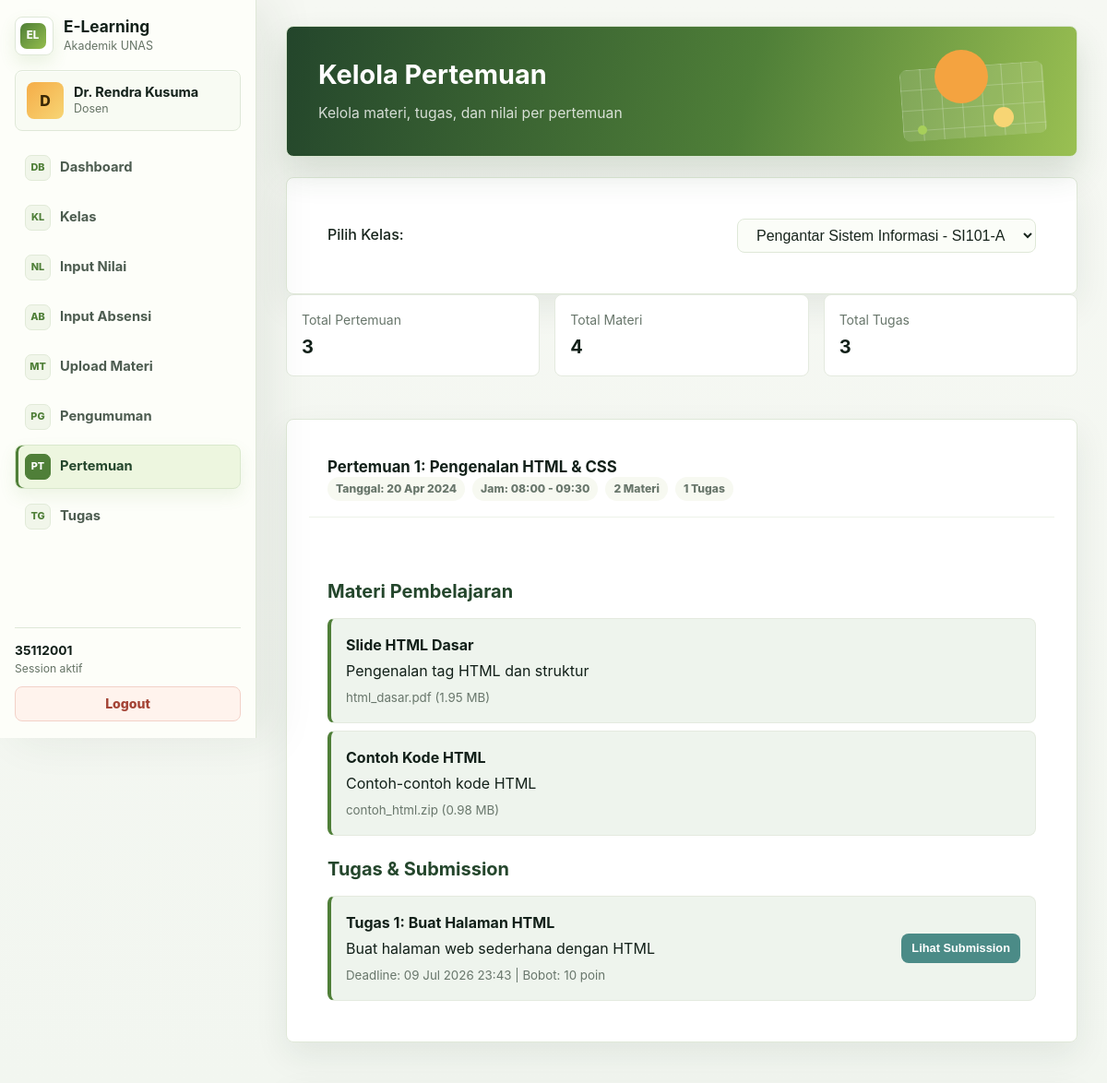
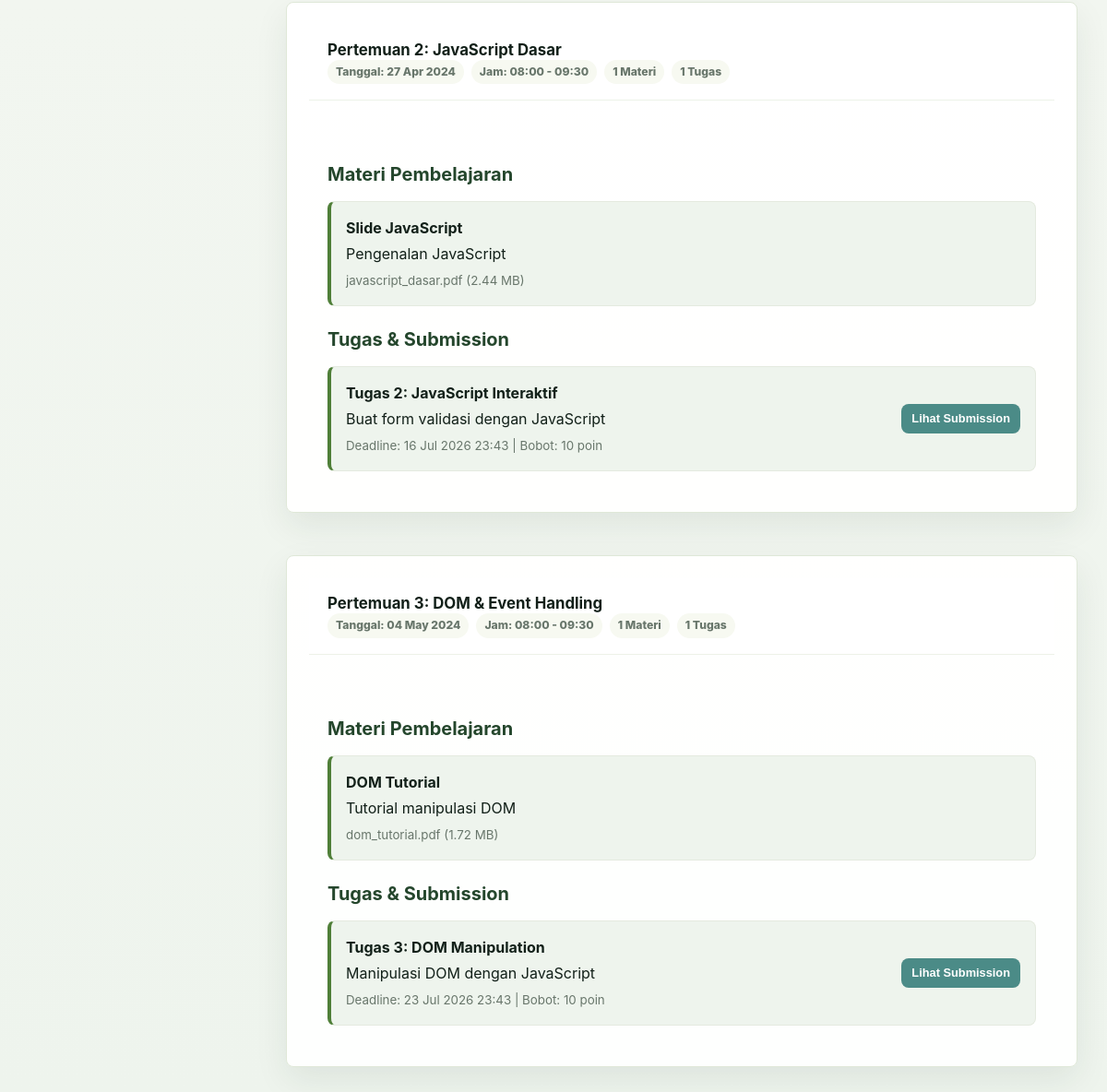
Page /src/dosen/pertemuan.php (signed in) on the committed database (2 pictures, top to bottom).
### tables this page shows
CREATE TABLE IF NOT EXISTS dosen (
  id INT PRIMARY KEY AUTO_INCREMENT,
  user_id INT NOT NULL UNIQUE,
  nip VARCHAR(20) UNIQUE,
  jurusan_id INT NOT NULL,
  tahun_mulai_mengajar INT NOT NULL,
  status_akademik ENUM('aktif', 'cuti', 'pensiun') DEFAULT 'aktif',
  created_at TIMESTAMP DEFAULT CURRENT_TIMESTAMP,
  updated_at TIMESTAMP DEFAULT CURRENT_TIMESTAMP ON UPDATE CURRENT_TIMESTAMP,
  FOREIGN KEY (user_id) REFERENCES users(id) ON DELETE CASCADE,
  FOREIGN KEY (jurusan_id) REFERENCES jurusan(id),
  INDEX idx_jurusan (jurusan_id)
);

CREATE TABLE IF NOT EXISTS users (
  id INT PRIMARY KEY AUTO_INCREMENT,
  username VARCHAR(8) UNIQUE NOT NULL,
  password VARCHAR(255) NOT NULL,
  nama_lengkap VARCHAR(100) NOT NULL,
  nama_depan VARCHAR(50) NOT NULL,
  email VARCHAR(100),
  role ENUM('mahasiswa', 'dosen', 'admin') NOT NULL,
  status ENUM('aktif', 'nonaktif') DEFAULT 'aktif',
  last_login TIMESTAMP NULL,
  created_at TIMESTAMP DEFAULT CURRENT_TIMESTAMP,
  updated_at TIMESTAMP DEFAULT CURRENT_TIMESTAMP ON UPDATE CURRENT_TIMESTAMP,
  INDEX idx_username (username),
  INDEX idx_role (role)
);

CREATE TABLE IF NOT EXISTS pertemuan (
  id INT AUTO_INCREMENT PRIMARY KEY,
  kelas_id INT NOT NULL,
  nomor_pertemuan INT NOT NULL,
  judul_pertemuan VARCHAR(255),
  deskripsi TEXT,
  tanggal_pertemuan DATE,
  jam_mulai TIME,
  jam_selesai TIME,
  status ENUM('belum_dimulai', 'berlangsung', 'selesai') DEFAULT 'belum_dimulai',
  created_at TIMESTAMP DEFAULT CURRENT_TIMESTAMP,
  updated_at TIMESTAMP DEFAULT CURRENT_TIMESTAMP ON UPDATE CURRENT_TIMESTAMP,
  FOREIGN KEY (kelas_id) REFERENCES kelas(id) ON DELETE CASCADE,
  UNIQUE KEY unique_pertemuan (kelas_id, nomor_pertemuan),
  INDEX idx_tanggal (tanggal_pertemuan)
);

CREATE TABLE IF NOT EXISTS materi_pertemuan (
  id INT AUTO_INCREMENT PRIMARY KEY,
  pertemuan_id INT NOT NULL,
  judul_materi VARCHAR(255) NOT NULL,
  deskripsi TEXT,
  file_path VARCHAR(255),
  file_name VARCHAR(255),
  file_size INT,
  tipe_file VARCHAR(50),
  urutan INT DEFAULT 1,
  created_at TIMESTAMP DEFAULT CURRENT_TIMESTAMP,
  updated_at TIMESTAMP DEFAULT CURRENT_TIMESTAMP ON UPDATE CURRENT_TIMESTAMP,
  FOREIGN KEY (pertemuan_id) REFERENCES pertemuan(id) ON DELETE CASCADE,
  UNIQUE KEY unique_materi_pertemuan_judul (pertemuan_id, judul_materi),
  INDEX idx_pertemuan (pertemuan_id)
);

CREATE TABLE IF NOT EXISTS tugas_pertemuan (
  id INT AUTO_INCREMENT PRIMARY KEY,
  pertemuan_id INT NOT NULL,
  judul_tugas VARCHAR(255) NOT NULL,
  deskripsi TEXT,
  tanggal_deadline DATETIME NOT NULL,
  bobot_nilai INT DEFAULT 10,
  status ENUM('aktif', 'selesai', 'arsip') DEFAULT 'aktif',
  created_at TIMESTAMP DEFAULT CURRENT_TIMESTAMP,
  updated_at TIMESTAMP DEFAULT CURRENT_TIMESTAMP ON UPDATE CURRENT_TIMESTAMP,
  FOREIGN KEY (pertemuan_id) REFERENCES pertemuan(id) ON DELETE CASCADE,
  UNIQUE KEY unique_tugas_pertemuan_judul (pertemuan_id, judul_tugas),
  INDEX idx_pertemuan (pertemuan_id),
  INDEX idx_deadline (tanggal_deadline)
);

### src/auth/check_auth.php (called while the page is built, shortened)
<?php
function isLoggedIn() {
  return isset($_SESSION['user_id']) && !empty($_SESSION['user_id']);
}
function getCurrentUser() {
  return [
    'id' => $_SESSION['user_id'],
    'username' => $_SESSION['username'],
    'nama_lengkap' => $_SESSION['nama_lengkap'],
    'role' => $_SESSION['role'],
    'email' => $_SESSION['email'] ?? null
  ];
}
?>

### src/helpers/db.php (called while the page is built, shortened)
<?php
function executeQuery($conn, $sql, $params = [], $types = '') {
  try {
    $stmt = $conn->prepare($sql);
    if (!empty($params)) {
      $stmt->bind_param($types, ...$params);
    }
    if (!$stmt->execute()) {
      throw new Exception("Execute failed: " . $stmt->error);
    }
    return $stmt;
  } catch (Exception $e) {
    error_log("Database error: " . $e->getMessage());
    return false;
  }
}
function fetchRow($conn, $sql, $params = [], $types = '') {
  $stmt = executeQuery($conn, $sql, $params, $types);
  $result = $stmt->get_result();
  $row = $result->fetch_assoc();
  return $row;
}
function fetchAll($conn, $sql, $params = [], $types = '') {
  $stmt = executeQuery($conn, $sql, $params, $types);
  $result = $stmt->get_result();
  $rows = [];
  while ($row = $result->fetch_assoc()) {
    $rows[] = $row;
  }
  return $rows;
}
function getDosenByUserId($conn, $userId) {
  return fetchRow($conn, "
    SELECT d.*, j.nama_jurusan, u.nama_lengkap, u.email
    FROM dosen d
    JOIN jurusan j ON d.jurusan_id = j.id
    JOIN users u ON d.user_id = u.id
    WHERE d.user_id = ?
  ", [$userId], 'i');
}

### src/dosen/pertemuan.php (the view, shortened to what this page needs)
<?php
require_once __DIR__ . '/../../config/database.php';
require_once __DIR__ . '/../helpers/db.php';
require_once __DIR__ . '/../auth/check_auth.php';
$dosen = getDosenByUserId($conn, $_SESSION['user_id']);
$kelas_list = fetchAll($conn, "
  SELECT k.*, mk.nama_matkul, mk.kode_matkul
  FROM kelas k
  JOIN matakuliah mk ON k.matakuliah_id = mk.id
  WHERE k.dosen_id = ?
  ORDER BY k.kode_kelas
", [$dosen['id']], 'i');
$selected_kelas_id = intval($_GET['kelas_id'] ?? ($kelas_list[0]['id'] ?? 0));
$pertemuan_list = fetchAll($conn, "
  SELECT p.*,
         COALESCE(mp.total_materi, 0) as total_materi,
         COALESCE(tp.total_tugas, 0) as total_tugas
  FROM pertemuan p
  LEFT JOIN (
    SELECT pertemuan_id, COUNT(id) as total_materi
    FROM materi_pertemuan
    GROUP BY pertemuan_id
  ) mp ON p.id = mp.pertemuan_id
  LEFT JOIN (
    SELECT pertemuan_id, COUNT(id) as total_tugas
    FROM tugas_pertemuan
    GROUP BY pertemuan_id
  ) tp ON p.id = tp.pertemuan_id
  WHERE p.kelas_id = ?
  ORDER BY p.nomor_pertemuan ASC
", [$selected_kelas_id], 'i');
$total_pertemuan = count($pertemuan_list);
$total_materi = array_sum(array_map('intval', array_column($pertemuan_list, 'total_materi')));
$total_tugas = array_sum(array_map('intval', array_column($pertemuan_list, 'total_tugas')));
?>
<!DOCTYPE html>
<html lang="id">
<head>
  <link rel="stylesheet" href="/elearning_unas/public/css/style.css?v=20260702-fix3">
  <link rel="stylesheet" href="/elearning_unas/public/css/app.css?v=20260702-fix3">
</head>
<body>
  <div class="container">
    <?php include __DIR__ . '/../components/sidebar.php'; ?>
    <main class="main-content">
      <div class="page-header">
        <h1>Kelola Pertemuan</h1>
        <p>Kelola materi, tugas, dan nilai per pertemuan</p>
      </div>
      <div class="card toolbar-card">
        <div class="card-body">
          <label for="kelasFilter">Pilih Kelas:</label>
          <?php if (empty($kelas_list)): ?>
            <div class="empty-state">Belum ada kelas yang diampu.</div>
          <?php else: ?>
            <select id="kelasFilter" onchange="window.location.href='?kelas_id=' + this.value" class="form-control">
              <?php foreach ($kelas_list as $k): ?>
                <option value="<?php echo $k['id']; ?>" <?php echo $k['id'] == $selected_kelas_id ? 'selected' : ''; ?>>
                  <?php echo htmlspecialchars($k['nama_matkul'] . ' - ' . $k['kode_kelas']); ?>
                </option>
              <?php endforeach; ?>
            </select>
          <?php endif; ?>
        </div>
      </div>
      <div class="summary-grid">
        <div class="summary-tile">
          <span>Total Pertemuan</span>
          <strong><?php echo $total_pertemuan; ?></strong>
        </div>
        <div class="summary-tile">
          <span>Total Materi</span>
          <strong><?php echo $total_materi; ?></strong>
        </div>
        <div class="summary-tile">
          <span>Total Tugas</span>
          <strong><?php echo $total_tugas; ?></strong>
        </div>
      </div>
      <div class="pertemuan-container">
        <?php if (empty($pertemuan_list)): ?>
          <div class="empty-state">Tidak ada pertemuan untuk kelas ini.</div>
        <?php else: ?>
          <?php foreach ($pertemuan_list as $p): ?>
            <div class="card pertemuan-card">
              <div class="card-header">
                <div>
                  <h3>Pertemuan <?php echo intval($p['nomor_pertemuan']); ?>: <?php echo htmlspecialchars($p['judul_pertemuan']); ?></h3>
                  <div class="pertemuan-meta">
                    <span class="badge">Tanggal: <?php echo $p['tanggal_pertemuan'] ? date('d M Y', strtotime($p['tanggal_pertemuan'])) : '-'; ?></span>
                    <span class="badge">Jam: <?php echo htmlspecialchars(substr($p['jam_mulai'] ?? '', 0, 5) . ' - ' . substr($p['jam_selesai'] ?? '', 0, 5)); ?></span>
                    <span class="badge"><?php echo intval($p['total_materi']); ?> Materi</span>
                    <span class="badge"><?php echo intval($p['total_tugas']); ?> Tugas</span>
                  </div>
                </div>
              </div>
              <div class="card-body">
                <div class="session-section">
                  <h4>Materi Pembelajaran</h4>
                  <?php
                    $materi = fetchAll($conn, "SELECT * FROM materi_pertemuan WHERE pertemuan_id = ? ORDER BY urutan", [$p['id']], 'i');
                  ?>
                  <?php if (empty($materi)): ?>
                    <p class="text-muted">Tidak ada materi</p>
                  <?php else: ?>
                    <div class="materi-list">
                      <?php foreach ($materi as $m): ?>
                        <div class="materi-item">
                          <div class="materi-info">
                            <strong><?php echo htmlspecialchars($m['judul_materi']); ?></strong>
                            <p><?php echo htmlspecialchars($m['deskripsi'] ?? ''); ?></p>
                            <small>
                              <?php echo htmlspecialchars($m['file_name'] ?? '-'); ?>
                              <?php if (!empty($m['file_size'])): ?>
                                (<?php echo round($m['file_size'] / 1024 / 1024, 2); ?> MB)
                              <?php endif; ?>
                            </small>
                          </div>
                        </div>
                      <?php endforeach; ?>
                    </div>
                  <?php endif; ?>
                </div>
                <div class="session-section">
                  <h4>Tugas & Submission</h4>
                  <?php
                    $tugas = fetchAll($conn, "SELECT * FROM tugas_pertemuan WHERE pertemuan_id = ? ORDER BY tanggal_deadline", [$p['id']], 'i');
                  ?>
                  <?php if (empty($tugas)): ?>
                    <p class="text-muted">Tidak ada tugas</p>
                  <?php else: ?>
                    <div class="tugas-list">
                      <?php foreach ($tugas as $t): ?>
                        <div class="tugas-item">
                          <div class="tugas-info">
                            <strong><?php echo htmlspecialchars($t['judul_tugas']); ?></strong>
                            <p><?php echo htmlspecialchars($t['deskripsi'] ?? ''); ?></p>
                            <small>Deadline: <?php echo date('d M Y H:i', strtotime($t['tanggal_deadline'])); ?> | Bobot: <?php echo intval($t['bobot_nilai']); ?> poin</small>
                          </div>
                          <button class="btn btn-sm btn-info" onclick="viewSubmissions(<?php echo intval($t['id']); ?>)">
                            Lihat Submission
                          </button>
                        </div>
                      <?php endforeach; ?>
                    </div>
                  <?php endif; ?>
                </div>
              </div>
            </div>
          <?php endforeach; ?>
        <?php endif; ?>
      </div>
    </main>
  </div>
</body>
</html>

### src/components/sidebar.php (shortened to what this page needs)
<?php
require_once __DIR__ . '/../auth/check_auth.php';
$current_page = basename($_SERVER['PHP_SELF']);
$user = getCurrentUser();
$roleMenus = $menus[$user['role']] ?? [];
$roleDisplay = [
  'mahasiswa' => 'Mahasiswa',
  'dosen' => 'Dosen',
  'admin' => 'Administrator'
][$user['role']] ?? 'User';
$initials = strtoupper(substr($user['nama_lengkap'] ?? 'U', 0, 1));
?>
<aside class="sidebar">
  <div class="sidebar-header">
    <div class="sidebar-brand">
      <div class="brand-mark">EL</div>
      <div>
        <h3>E-Learning</h3>
        <span>Akademik UNAS</span>
      </div>
    </div>
  </div>
  <div class="sidebar-user">
    <div class="user-avatar"><?php echo htmlspecialchars($initials); ?></div>
    <div class="user-meta">
      <strong><?php echo htmlspecialchars($user['nama_lengkap']); ?></strong>
      <span><?php echo htmlspecialchars($roleDisplay); ?></span>
    </div>
  </div>
  <nav class="sidebar-nav">
    <?php foreach ($roleMenus as $item): ?>
      <a href="<?php echo htmlspecialchars($item['href']); ?>" class="nav-item <?php echo $current_page === $item['file'] ? 'active' : ''; ?>">
        <span class="nav-icon"><?php echo htmlspecialchars($item['icon']); ?></span>
        <?php echo htmlspecialchars($item['label']); ?>
      </a>
    <?php endforeach; ?>
  </nav>
  <div class="sidebar-footer">
    <div class="sidebar-footnote">
      <strong><?php echo htmlspecialchars($user['username']); ?></strong>
      <span>Session aktif</span>
    </div>
    <a href="/elearning_unas/src/auth/logout.php" class="btn btn-danger btn-block">Logout</a>
  </div>
</aside>

### rows in the picture
dosen: user.nama_lengkap "D", user.nama_lengkap "Dr. Rendra Kusuma"
pertemuan: nomor_pertemuan "1", judul_pertemuan "Pengenalan HTML & CSS", tanggal_pertemuan "20 Apr 2024", jam_mulai+jam_selesai "08:00 - 09:30", total_materi "2", total_tugas "1"
materi_pertemuan: judul_materi "Slide HTML Dasar", deskripsi "Pengenalan tag HTML dan struktur", file_name "html_dasar.pdf", $m['file_size']/1024/1024 "1.95"
materi_pertemuan: judul_materi "Contoh Kode HTML", deskripsi "Contoh-contoh kode HTML", file_name "contoh_html.zip", $m['file_size']/1024/1024 "0.98"
tugas_pertemuan: judul_tugas "Tugas 1: Buat Halaman HTML", deskripsi "Buat halaman web sederhana dengan HTML", tanggal_deadline "09 Jul 2026 23:43", bobot_nilai "10"
pertemuan: nomor_pertemuan "2", judul_pertemuan "JavaScript Dasar", tanggal_pertemuan "27 Apr 2024", jam_mulai+jam_selesai "08:00 - 09:30", total_materi "1", total_tugas "1"
materi_pertemuan: judul_materi "Slide JavaScript", deskripsi "Pengenalan JavaScript", file_name "javascript_dasar.pdf", $m['file_size']/1024/1024 "2.44"
tugas_pertemuan: judul_tugas "Tugas 2: JavaScript Interaktif", deskripsi "Buat form validasi dengan JavaScript", tanggal_deadline "16 Jul 2026 23:43", bobot_nilai "10"
pertemuan: nomor_pertemuan "3", judul_pertemuan "DOM & Event Handling", tanggal_pertemuan "04 May 2024", jam_mulai+jam_selesai "08:00 - 09:30", total_materi "1", total_tugas "1"
materi_pertemuan: judul_materi "DOM Tutorial", deskripsi "Tutorial manipulasi DOM", file_name "dom_tutorial.pdf", $m['file_size']/1024/1024 "1.72"
tugas_pertemuan: judul_tugas "Tugas 3: DOM Manipulation", deskripsi "Manipulasi DOM dengan JavaScript", tanggal_deadline "23 Jul 2026 23:43", bobot_nilai "10"

### other values in the picture
$roleDisplay "Dosen"
$item['icon'] "DB"
$item['label'] "Dashboard"
$item['icon'] "KL"
$item['label'] "Kelas"
$item['icon'] "NL"
$item['label'] "Input Nilai"
$item['icon'] "AB"
$item['label'] "Input Absensi"
$item['icon'] "MT"
$item['label'] "Upload Materi"
$item['icon'] "PG"
$item['label'] "Pengumuman"
$item['icon'] "PT"
$item['label'] "Pertemuan"
